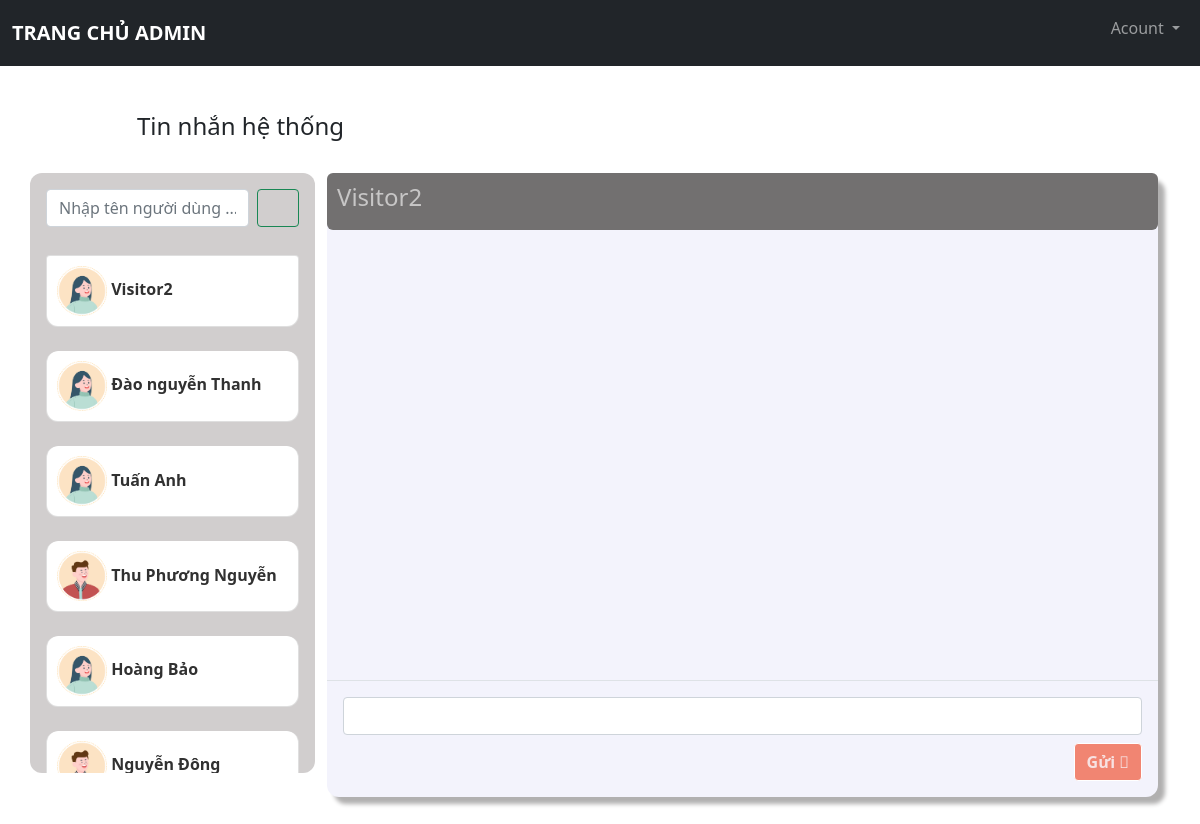
The page /src/admin/tinnhan.php (signed in) on the database its author committed.
### tables this page shows
CREATE TABLE `tb_nguoidung` (
  `id_nguoidung` int(10) UNSIGNED NOT NULL,
  `tennguoidung` varchar(100) NOT NULL,
  `sodienthoai` varchar(13) NOT NULL,
  `ngaysinh` date NOT NULL,
  `diachi` varchar(255) NOT NULL,
  `email` varchar(255) NOT NULL,
  `gioitinh` tinyint(1) NOT NULL,
  `mota` varchar(2000) NOT NULL
);

### src/admin/tinnhan.php (the view, shortened to what this page needs)
<?php
    include './menu_footer/menu.php';
    include '../config/config.php';
?>
    <div class="container">
        <div class="row mt-5 mb-4">
            <div class="img avt col-1">
            </div>
            <div class="col-8">
                <h4>Tin nhắn hệ thống</h4>
            </div>
        </div>
        <div class="row tinnhan_box mb-5">
            <div class="col-lg-3 col-md-3 col-sm-2 banbe_user p-3">
                <div class="row">
                    <div class="col d-flex mb-1">
                        <input type="text" class="form-control me-2" id="txtnguoidung_tinnhan" placeholder="Nhập tên người dùng ....">
                        <button class="btn btn-outline-success" type="submit" name = "timkiem" id="timkiemnguoidung" ><i class="far fa-search"></i></button>
                    </div>
                </div>
                <ul class="list-group">
                    <?php
                        $sql_user = "SELECT * FROM tb_nguoidung WHERE id_nguoidung !='1'";
                        $result_user = mysqli_query($conn,$sql_user);
                        if(mysqli_num_rows($result_user)>0){
                            while($row = mysqli_fetch_assoc($result_user)){
                                ?>
                                    <li class="mt-4 list-group-item" >
                                        <a href="?tinnhan_to=<?php echo $row['id_nguoidung'] ?>">
                                        <?php
                                            $gioitinh = $row['gioitinh'];
                                            if($gioitinh == '0'){
                                                echo '<img src="http://localhost/BTL_QuanLiThongTinCaNhan/src/user/image_user/avatar_female.png" >';
                                            }else{
                                                echo '<img src="http://localhost/BTL_QuanLiThongTinCaNhan/src/user/image_user/avatar_male.png">';
                                            }
                                        ?>
                                        <?php echo $row['tennguoidung'] ?>
                                        </a>
                                    </li>
                                <?php
                                }
                            }
                    ?>
                </ul>
            </div>
            <div class="col-lg-9 col-md-9 col-sm-10">
                <div class="khungchat_tong">
                    <div class="khungchat">
                        <div class="Tenuser">
                            <h4>
                                <?php
                                    if(isset($_GET['tinnhan_to'])){
                                        $id_nguoidung = $_GET['tinnhan_to'];
                                        $sql_to= "SELECT * FROM tb_nguoidung WHERE id_nguoidung= '$id_nguoidung'";
                                        $result_to = mysqli_query($conn,$sql_to);
                                        if(mysqli_num_rows($result_to)>0){
                                            $row_to = mysqli_fetch_assoc($result_to);
                                                echo '<input type = "text" value = '.$id_nguoidung.' id = "tinnhan_to" hidden></input>';
                                                echo $row_to['tennguoidung'];
                                        }
                                    }else{
                                        $sql_to= "SELECT * FROM tb_nguoidung WHERE id_nguoidung !='1'";
                                        $result_to = mysqli_query($conn,$sql_to);
                                        if(mysqli_num_rows($result_to)){
                                            $row_to = mysqli_fetch_assoc($result_to);
                                            echo $row_to['tennguoidung'];
                                        }
                                    }
                                ?>
                            </h4>
                        </div>
                        <div class="modal-body" id="msBody">
                        </div>
                        <div class="modal-footer d-flex">
                            <input name="" id="noidung" class="form-control"></input>
                            <button id="guitinnhan" class="btn btn_guidi" type ="submit" style="height: 70%;"> Gửi <i class="fal fa-paper-plane"></i></button>
                        </div>
                    </div>
                </div>
            </div>
        </div>
    </div>
<?php
    include './menu_footer/footer.php';
?>

### src/admin/css/style.css (style rules this page uses)
:root { --offcanvas-width:270px; --topNavbarHeight: 56px; }
.banbe_user ul li { list-style: none; margin-top: 10px; background-color: rgb(255, 255, 255); padding: 10px; border-radius: 12px; word-wrap:break-word; }
.banbe_user ul li img { max-width: 50px; }
.banbe_user ul li a { text-decoration: none; color: rgb(49, 49, 49); font-weight: 700; }
.banbe_user { height: 600px; background-color: #d1cece; overflow-y: scroll; border-radius: 12px; }
.modal-body { height: 450px; overflow-y:scroll; overflow-x:hidden; }
.khungchat { background-color: rgb(243, 243, 252); border-radius: 12px; box-shadow: 7px 7px 4px rgb(177, 176, 176); }
.Tenuser { border-radius: 6px; padding: 10px; background-color: rgb(114, 112, 112); color: rgb(199, 198, 198); }
.btn_guidi { border: 1px solid white; font-weight: 700; color: rgb(247, 226, 226); background-color: rgb(241, 133, 114); }

### rows shown on the page
tb_nguoidung: gioitinh 0 (drawn), tennguoidung "Visitor2"
tb_nguoidung: gioitinh 0 (drawn), tennguoidung "Đào nguyễn Thanh"
tb_nguoidung: gioitinh 0 (drawn), tennguoidung "Tuấn Anh"
tb_nguoidung: gioitinh 1 (drawn), tennguoidung "Thu Phương Nguyễn"
tb_nguoidung: gioitinh 0 (drawn), tennguoidung "Hoàng Bảo"
tb_nguoidung: gioitinh 1 (drawn), tennguoidung "Nguyễn Đông"
